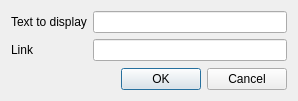
<?xml version="1.0" encoding="UTF-8"?>
<ui version="4.0">
 <class>EditorDialogInsertLink</class>
 <widget class="QDialog" name="EditorDialogInsertLink">
  <property name="geometry">
   <rect>
    <x>0</x>
    <y>0</y>
    <width>298</width>
    <height>101</height>
   </rect>
  </property>
  <property name="windowTitle">
   <string>Insert a link</string>
  </property>
  <layout class="QGridLayout" name="gridLayout">
   <item row="0" column="0">
    <widget class="QLabel" name="label">
     <property name="text">
      <string>Text to display</string>
     </property>
    </widget>
   </item>
   <item row="1" column="0">
    <widget class="QLabel" name="label_2">
     <property name="text">
      <string>Link</string>
     </property>
    </widget>
   </item>
   <item row="0" column="1">
    <widget class="QLineEdit" name="lineText"/>
   </item>
   <item row="1" column="1">
    <widget class="QLineEdit" name="lineLink"/>
   </item>
   <item row="3" column="0" colspan="2">
    <widget class="QDialogButtonBox" name="buttonBox">
     <property name="orientation">
      <enum>Qt::Horizontal</enum>
     </property>
     <property name="standardButtons">
      <set>QDialogButtonBox::Cancel|QDialogButtonBox::Ok</set>
     </property>
    </widget>
   </item>
   <item row="2" column="1">
    <spacer name="verticalSpacer">
     <property name="orientation">
      <enum>Qt::Vertical</enum>
     </property>
     <property name="sizeHint" stdset="0">
      <size>
       <width>20</width>
       <height>40</height>
      </size>
     </property>
    </spacer>
   </item>
  </layout>
 </widget>
 <resources/>
 <connections>
  <connection>
   <sender>buttonBox</sender>
   <signal>accepted()</signal>
   <receiver>EditorDialogInsertLink</receiver>
   <slot>accept()</slot>
   <hints>
    <hint type="sourcelabel">
     <x>248</x>
     <y>254</y>
    </hint>
    <hint type="destinationlabel">
     <x>157</x>
     <y>274</y>
    </hint>
   </hints>
  </connection>
  <connection>
   <sender>buttonBox</sender>
   <signal>rejected()</signal>
   <receiver>EditorDialogInsertLink</receiver>
   <slot>reject()</slot>
   <hints>
    <hint type="sourcelabel">
     <x>316</x>
     <y>260</y>
    </hint>
    <hint type="destinationlabel">
     <x>286</x>
     <y>274</y>
    </hint>
   </hints>
  </connection>
 </connections>
</ui>
